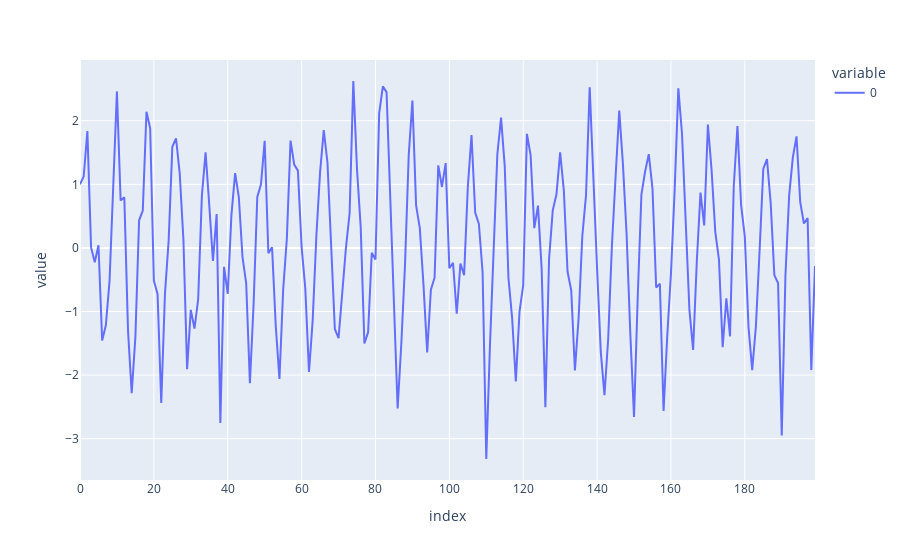

The cell this chart's notebook holds for it:
### Code cell
# Seasonality
nsample = 200
from itertools import cycle

seas = cycle([1, 2, 1, 0, -1, -2, -1, 0])

s = [1]*nsample
for i in range(1, nsample):
    s[i] =  next(seas) + np.random.normal(0,0.5)
px.line(s)

### Figure 1 — Plotly figure (JSON) as saved in the notebook; plotly's stock layout.template omitted (floating-point values rounded to 4 significant figures; data arrays with more than 128 entries replaced by an {"elided": "..."} marker saying what was removed)
{"data": [{"hovertemplate": "variable=0<br>index=%{x}<br>value=%{y}<extra></extra>", "legendgroup": "0", "line": {"color": "#636efa", "dash": "solid"}, "mode": "lines", "name": "0", "orientation": "v", "showlegend": true, "type": "scatter", "x": {"elided": "200 int values"}, "xaxis": "x", "y": {"elided": "200 float values"}, "yaxis": "y"}], "layout": {"legend": {"title": {"text": "variable"}, "tracegroupgap": 0}, "margin": {"t": 60}, "xaxis": {"anchor": "y", "domain": [0, 1], "title": {"text": "index"}}, "yaxis": {"anchor": "x", "domain": [0, 1], "title": {"text": "value"}}}}
